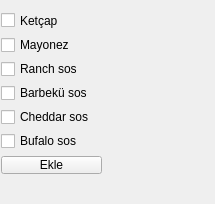
<?xml version="1.0" encoding="UTF-8"?>
<ui version="4.0">
 <class>MainWindow</class>
 <widget class="QMainWindow" name="MainWindow">
  <property name="geometry">
   <rect>
    <x>0</x>
    <y>0</y>
    <width>215</width>
    <height>204</height>
   </rect>
  </property>
  <property name="windowTitle">
   <string>MainWindow</string>
  </property>
  <widget class="QWidget" name="centralwidget">
   <widget class="QWidget" name="">
    <property name="geometry">
     <rect>
      <x>1</x>
      <y>11</y>
      <width>101</width>
      <height>163</height>
     </rect>
    </property>
    <layout class="QVBoxLayout" name="verticalLayout">
     <item>
      <widget class="QCheckBox" name="checkBox">
       <property name="text">
        <string>Ketçap</string>
       </property>
      </widget>
     </item>
     <item>
      <widget class="QCheckBox" name="checkBox_2">
       <property name="text">
        <string>Mayonez</string>
       </property>
      </widget>
     </item>
     <item>
      <widget class="QCheckBox" name="checkBox_3">
       <property name="text">
        <string>Ranch sos</string>
       </property>
      </widget>
     </item>
     <item>
      <widget class="QCheckBox" name="checkBox_4">
       <property name="text">
        <string>Barbekü sos</string>
       </property>
      </widget>
     </item>
     <item>
      <widget class="QCheckBox" name="checkBox_5">
       <property name="text">
        <string>Cheddar sos</string>
       </property>
      </widget>
     </item>
     <item>
      <widget class="QCheckBox" name="checkBox_6">
       <property name="text">
        <string>Bufalo sos</string>
       </property>
      </widget>
     </item>
     <item>
      <widget class="QPushButton" name="pushButton">
       <property name="text">
        <string>Ekle</string>
       </property>
      </widget>
     </item>
    </layout>
   </widget>
  </widget>
 </widget>
 <resources/>
 <connections/>
</ui>
